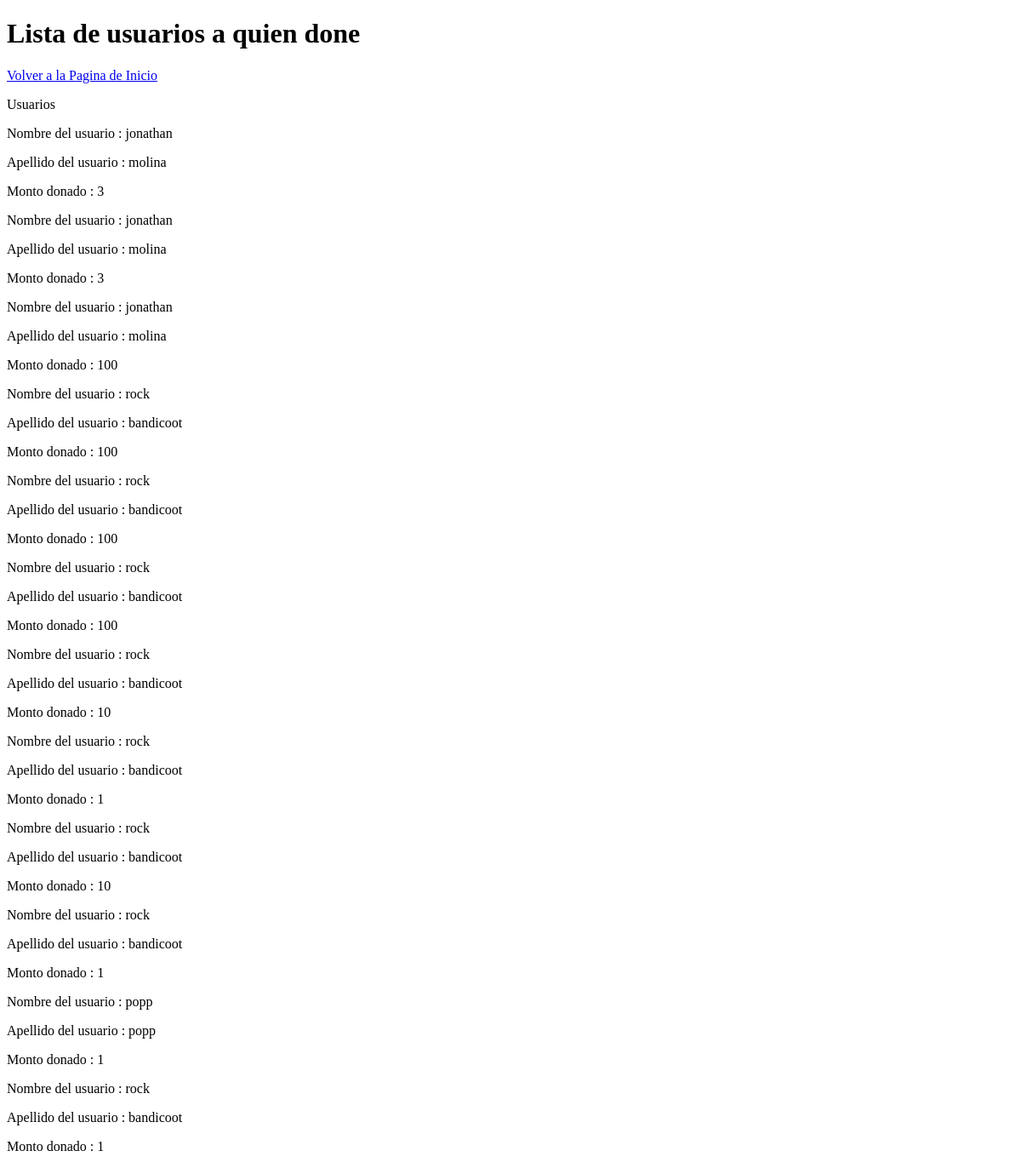
/AquienDone (signed in), run on an earlier commit of the app's database.
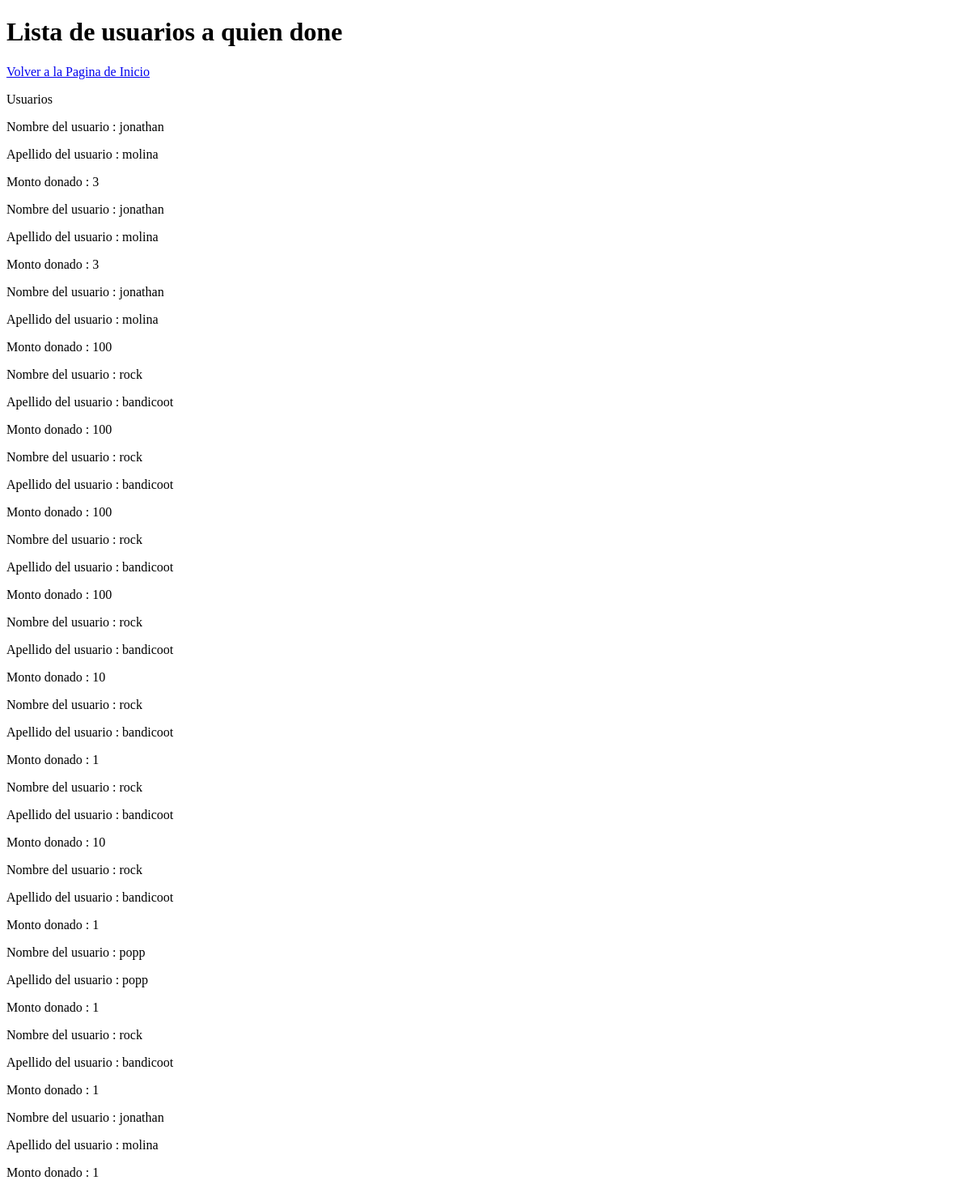
And on a later commit of the database.
### homePage/models.py (models this page shows, shortened)
class Donacion(models.Model):
		usuarioDonante=models.ForeignKey (infousuario,on_delete=models.SET_NULL, null=True,related_name='usuarioDonante')
		usuarioBen=models.ForeignKey (infousuario,on_delete=models.SET_NULL, null=True,related_name='usuarioBen')
		cantidad =models.IntegerField(default=0)

class infousuario(models.Model):
	balance= models.IntegerField(default=0)
	user= models.OneToOneField (User,on_delete=models.CASCADE)
	aficiones= models.ManyToManyField(Aficion, blank=True)
	es_CreadorDeContenido= models.BooleanField(default=False)
	profile_img=models.ImageField(upload_to='images/profile/',default='images/profile/perfilb.jpg',null=False,blank=False)
	es_Nada= models.BooleanField(default=False)

### homePage/views.py (the view)
# urls.py: url(r'^AquienDone$', views.AquienDone_view, name='ver a quien done'),
@login_required(login_url='/')
def AquienDone_view(request):
	usuario= infousuario.objects.get(user = request.user)
	usuariosQDone=[]
	donadorex=Donacion.objects.filter(usuarioDonante=infousuario.objects.get(user = request.user))
	for item in donadorex:
		if( item.usuarioBen is not None and item.cantidad is not None ):#Si es un libro
			usuariosQDone.append(item)
	return render(request,'AquienDone.html',{'usuariosQDone':usuariosQDone})

### homePage/templates/AquienDone.html (shortened to what this page needs)
<!DOCTYPE html>
<html>
<head>
</head>
<body>
<h1>Lista de usuarios a quien done</h1>
<a href="/HomePage">Volver a la Pagina de Inicio</a>
<p>Usuarios </p>
{% for  Usuarios in usuariosQDone %}
<p>Nombre del usuario : {{Usuarios.usuarioBen.user.first_name}}</p>
<p>Apellido del usuario : {{Usuarios.usuarioBen.user.last_name}}</p>
<p>Monto donado : {{Usuarios.cantidad}}</p>
{%endfor%}
</body>
</html>

What changed in the data, as far as the page shows it:
added Donacion: usuarioBen.user.first_name "jonathan", usuarioBen.user.last_name "molina", cantidad "1"
